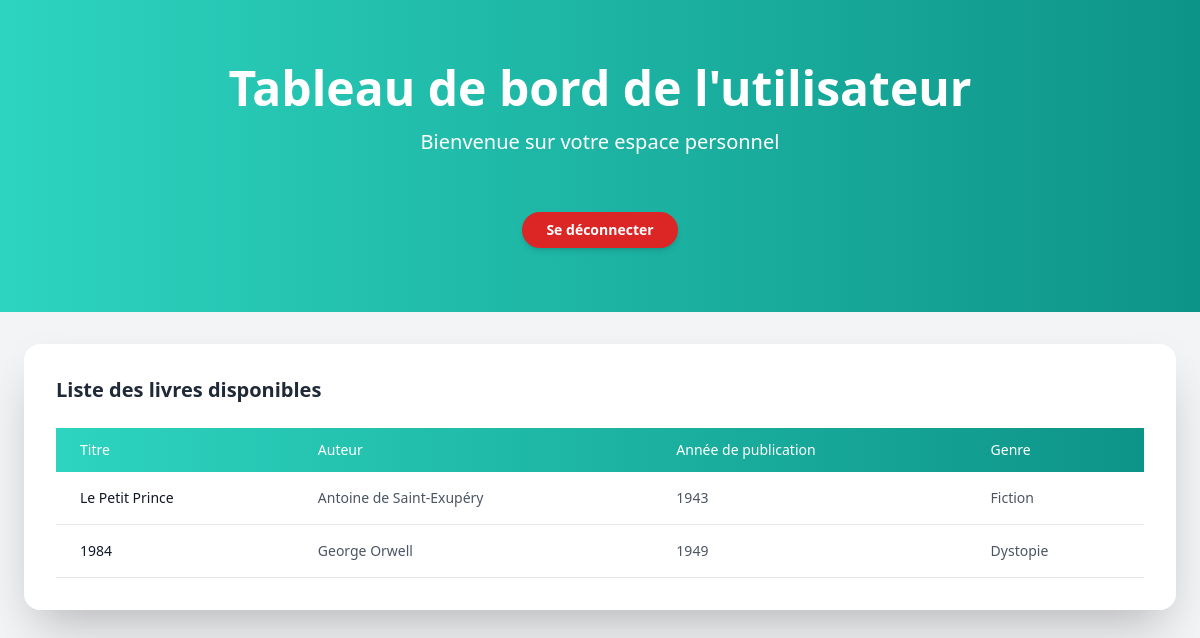
/utilisateur_dashboard.php (signed in), run on the app's committed database.
### tables this page shows
CREATE TABLE IF NOT EXISTS livres (
    id INT AUTO_INCREMENT PRIMARY KEY,
    titre VARCHAR(255) NOT NULL,
    auteur VARCHAR(255) NOT NULL,
    annee_publication INT,
    genre VARCHAR(100),
    date_ajout TIMESTAMP DEFAULT CURRENT_TIMESTAMP
);

### utilisateur_dashboard.php (the view, shortened to what this page needs)
<?php
require_once 'config.php';
$stmt = $pdo->prepare("SELECT * FROM livres");
$stmt->execute();
$livres = $stmt->fetchAll();
?>
<!DOCTYPE html>
<html lang="fr">
<head>
    <script src="https://cdn.tailwindcss.com"></script>
</head>
<body class="bg-gray-100">
    <div class="bg-gradient-to-r from-teal-400 to-teal-600 py-16">
        <div class="max-w-4xl mx-auto text-center text-white">
            <h1 class="text-5xl font-bold mb-4">Tableau de bord de l'utilisateur</h1>
            <p class="text-xl mb-8">Bienvenue sur votre espace personnel</p>
            <a href="logout.php" class="inline-block px-6 py-2 mt-6 text-sm font-semibold text-white bg-red-600 rounded-full shadow-md hover:bg-red-700 transition duration-300 ease-in-out transform hover:scale-105">
                Se déconnecter
            </a>
        </div>
    </div>
    <div class="max-w-6xl mx-auto p-8 bg-white rounded-2xl shadow-2xl mt-8">
        <h2 class="text-xl font-semibold text-gray-800 mb-6">Liste des livres disponibles</h2>
        <table class="min-w-full table-auto border-collapse">
            <thead>
                <tr class="bg-gradient-to-r from-teal-400 to-teal-600 text-white">
                    <th class="px-6 py-3 text-left text-sm font-medium">Titre</th>
                    <th class="px-6 py-3 text-left text-sm font-medium">Auteur</th>
                    <th class="px-6 py-3 text-left text-sm font-medium">Année de publication</th>
                    <th class="px-6 py-3 text-left text-sm font-medium">Genre</th>
                </tr>
            </thead>
            <tbody>
                <?php foreach ($livres as $livre): ?>
                <tr class="border-b hover:bg-teal-100 transition-all duration-300">
                    <td class="px-6 py-4 text-sm font-medium text-gray-900"><?php echo htmlspecialchars($livre['titre']); ?></td>
                    <td class="px-6 py-4 text-sm text-gray-600"><?php echo htmlspecialchars($livre['auteur']); ?></td>
                    <td class="px-6 py-4 text-sm text-gray-600"><?php echo htmlspecialchars($livre['annee_publication']); ?></td>
                    <td class="px-6 py-4 text-sm text-gray-600"><?php echo htmlspecialchars($livre['genre']); ?></td>
                </tr>
                <?php endforeach; ?>
            </tbody>
        </table>
    </div>
</body>
</html>

### data on the page
livres: titre "Le Petit Prince", auteur "Antoine de Saint-Exupéry", annee_publication "1943", genre "Fiction"
livres: titre "1984", auteur "George Orwell", annee_publication "1949", genre "Dystopie"
